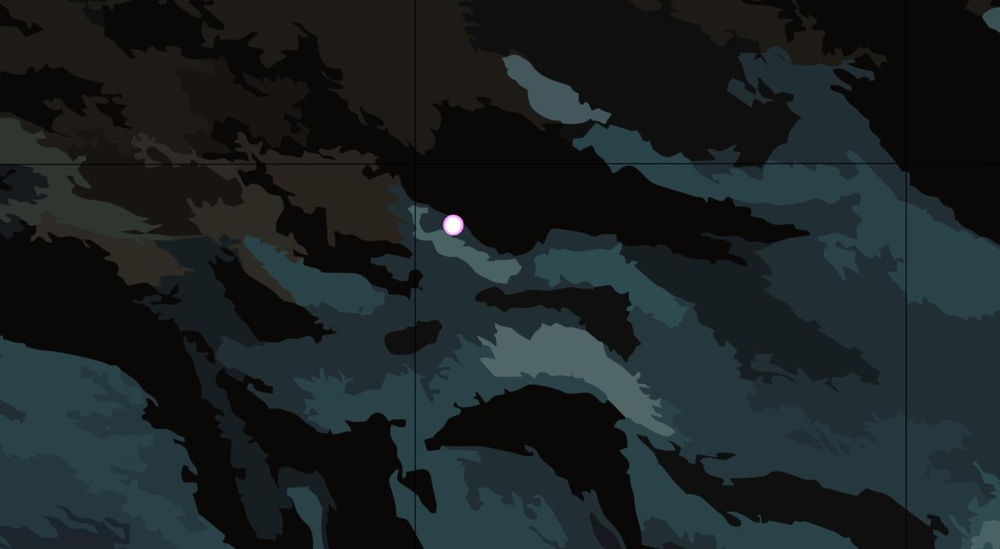
#> input picture L/LED-detection-with-OpenCV/sample.jpg, 1000 x 549 px, shrunk from 1556 x 855 before the run
$ python LED-detection-with-OpenCV.py
#> lines starting #> are read from the running program, lines starting #| are printed output that depends on the picture; after the words box and inside, x2 and y2 are one past the last pixel; in counts of white or black regions, pixels touching at a corner belong together
# import the necessary packages
from imutils import contours
# from skimage import measure
import numpy as np
import imutils
import cv2

# load the image,
image = cv2.imread('sample.jpg', 1)
#> image is the input picture: shape (549, 1000, 3); mean B, G, R 35.5, 34.3, 26.9

# convert it to grayscale, and blur it
gray_image = cv2.cvtColor(image, cv2.COLOR_BGR2GRAY)
cv2.imwrite('grayscale_image.jpg', gray_image)   #This is done to create a greyscale image of the sample image file

image2 = cv2.imread('grayscale_image.jpg', 1)
#> image2: shape (549, 1000, 3); min 0, max 255, mean 32.2
blurred_image = cv2.GaussianBlur(image2, (15, 15),10)
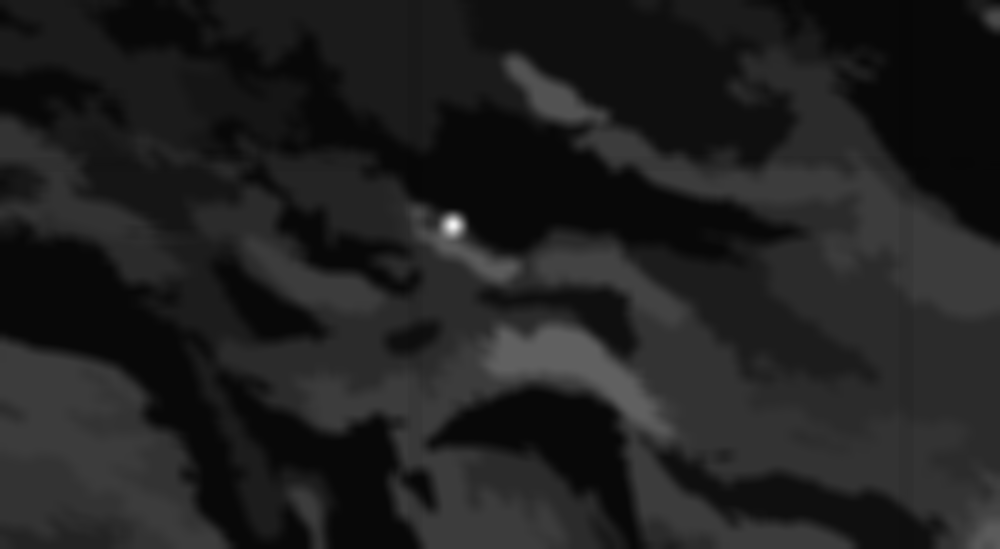
#> blurred_image: shape (549, 1000, 3); min 7, max 243, mean 32.2
cv2.imwrite('blurred_image_after_greyscale.jpg', blurred_image)

# threshold the image to reveal light regions in the blurred image
image3=cv2.imread('blurred_image_after_greyscale.jpg',1)
#> image3: shape (549, 1000, 3); min 6, max 243, mean 32.2
ret,threshold_image= cv2.threshold(image3,127,255,cv2.THRESH_BINARY) #Any thresholfd values less than 127 is set to 0 and any value set above 255 is set as 1
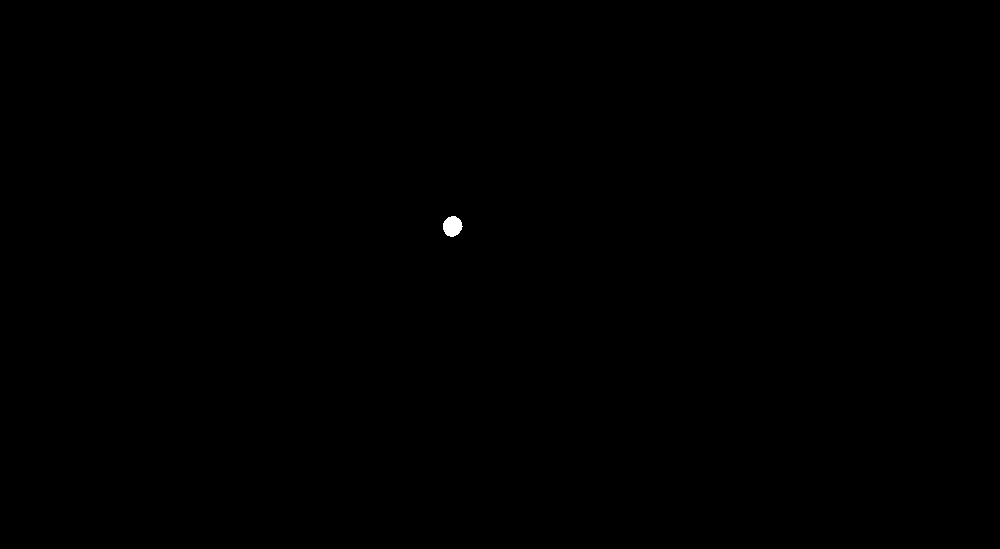
#> threshold_image: shape (549, 1000, 3); 0.06% white; 1 white region, box (x1, y1, x2, y2) and area: (443, 216, 463, 237) 312
cv2.imwrite('threshold_image.jpg', threshold_image)    #An image file is being saved here for further processing


# perform a series of erosions and dilations to remove any small blobs of noise from the thresholded image
image4= cv2.imread('threshold_image.jpg',1)
#> image4: shape (549, 1000, 3); min 0, max 255, mean 0.1
kernel =np.ones((3,3), np.uint8)
eroded_image = cv2.erode(image4, kernel, iterations= 3)
dilated_image = cv2.dilate(eroded_image, kernel, iterations =4)
cv2.imwrite('Processed_image_after_dilution&erosion.jpg', dilated_image)


# perform a connected component analysis on the thresholded image, then initialize a mask to store only the "large" components
image5 = cv2.imread('Processed_image_after_dilution&erosion.jpg',cv2.IMREAD_COLOR)
#> image5: shape (549, 1000, 3); min 0, max 255, mean 0.2
image5_grayscale = cv2.cvtColor(image5, cv2.COLOR_BGR2GRAY)
num_labels, labels, stats, centroids = cv2.connectedComponentsWithStats(image5_grayscale, connectivity=8)
#> labels: shape (549, 1000) int32; 6 distinct labels, from 0 to 5
#> num_labels = 6; stats = [[0, 0, 1000, 549, 548550], [440, 216, 1, 1, 1], [440, 216, 24, 24, 446], [440, 218, 1, 1, 1], [440, 226, 1, 1, 1], [463, 238, 1, 1, 1]]; centroids = [[499.5, 274], [440, 216], [451.9, 226.6], [440, 218], [440, 226], [463, 238]]
mask = np.zeros_like(image5_grayscale, dtype="uint8") #This is done to create a mask of the image
for label in range(1, num_labels):
    component_size= stats[label, cv2.CC_STAT_AREA] #This is done to filter the components based on the size of the component
    if component_size >= 100:
        mask[labels == label] = 200
#> this loop made 5 passes
#> component_size on passes 1 to 5: 1, 446, 1, 1, 1
#> mask: shape (549, 1000); values 0 (black) and 200 (white), 0.08% white; 1 white region
cv2.imwrite('large_component_mask.jpg', mask)  #here the components are being filtered based on the size of the component

# find the contours in the mask, then sort them from left to right
mask_image= cv2.imread('large_component_mask.jpg',1)
#> mask_image: shape (549, 1000, 3); min 0, max 206, mean 0.2
mask_image_grayscale = cv2.cvtColor(mask_image, cv2.COLOR_BGR2GRAY)
cnts = cv2.findContours(mask_image_grayscale.copy(), cv2.RETR_EXTERNAL,cv2.CHAIN_APPROX_SIMPLE)
#> cnts = 1 contour; box (x1, y1, x2, y2) and area: (440, 216, 464, 240) 459

contours = sorted(cnts[0], key=lambda x: cv2.boundingRect(x)[0]) #This is done to sort the contours from left to right
#> contours has the same summary as cnts

centroid_coordinates=[]
areas=[] # Initialising lists to store centroid coordinates adn area

# Loop over the contours
for contour in contours:
    # Calculate the area of the contour
    area= cv2.contourArea(contour)
    M=cv2.moments(contour) #calculating the centroid of the contour
    if M['m00'] != 0:
        cx = int(M["m10"] / M["m00"])
        cy = int(M["m01"] / M["m00"])
    else:
        cx,cy=0,0

    # Draw the bright spot on the image
    cv2.drawContours(mask_image,[contour],-1,(0,255,0),2)
    cv2.circle(mask_image, (cx,cy), 5,(0,0,255),-1)


    # Append centroid coordinates and area to the respective lists
    centroid_coordinates.append((cx,cy))
    areas.append(area)
#> this loop made 1 pass
#> (area, cx, cy) on pass 1: (459, 451, 226)
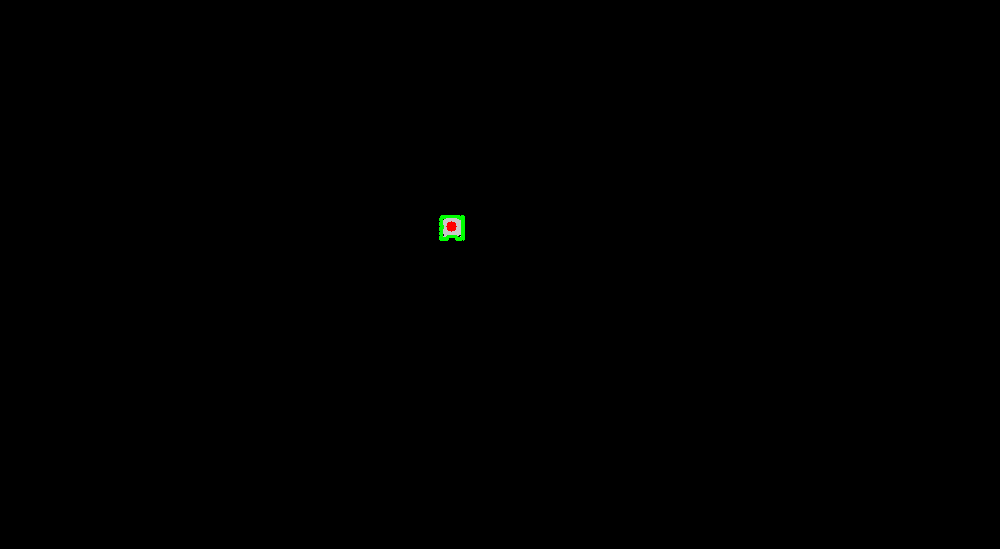
#> mask_image: shape (549, 1000, 3); mean B, G, R 0.1, 0.2, 0.1
#> after the loop, areas = [459]; centroid_coordinates = [(451, 226)]


cv2.imwrite('led_detection_results.png',mask_image) # Save the output image as a PNG file

# # Open a text file for writing
with open("led_detection_results.txt", "w") as file:
    file.write(f"No. of LEDs detected: {len(centroid_coordinates)}\n") # Write the number of LEDs detected to the file
#     # Loop over the contours
    for i,(centroid,area) in enumerate(zip(centroid_coordinates,areas)):

        # Write centroid coordinates and area for each LED to the file
        file.write(f"Centroid #{i + 1}: {centroid}\nArea #{i + 1}: {area}\n")
#> this loop made 1 pass
#> (centroid, area) on pass 1: ((451, 226), 459)
